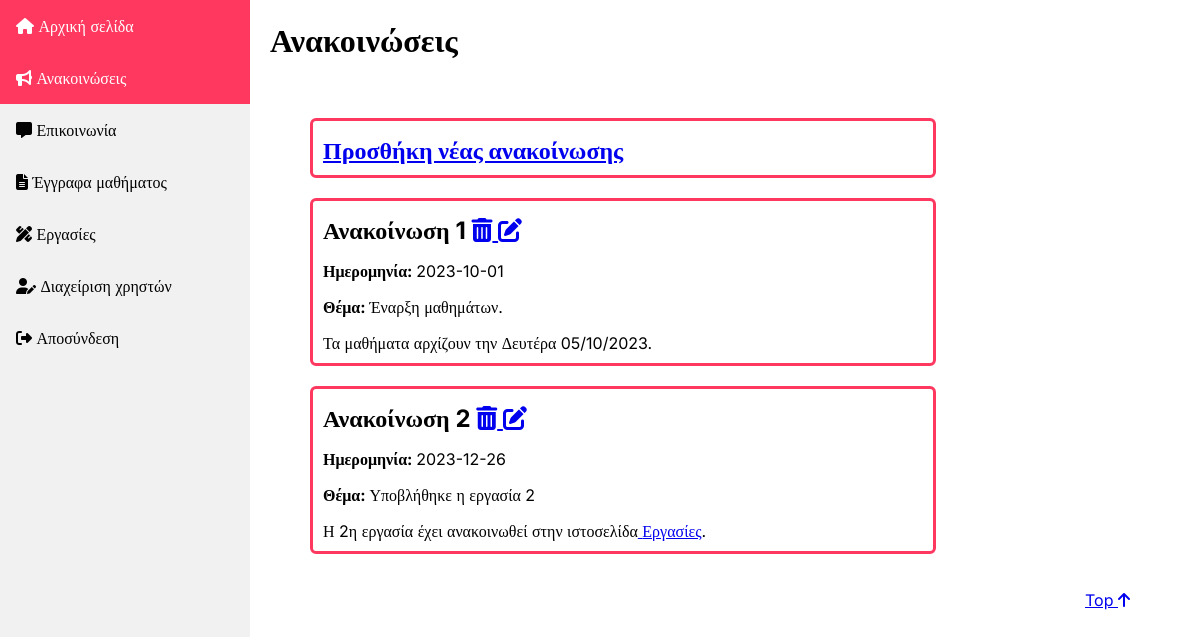
Screenshot of /public/announcement.php (signed in) with the database file from the repository.
### tables this page shows
CREATE TABLE `announcements` (
  `id` int(11) NOT NULL AUTO_INCREMENT,
  `date` date NOT NULL,
  `subject` varchar(200) NOT NULL,
  `text` mediumtext NOT NULL,
  PRIMARY KEY (`id`)
);

### public/announcement.php (the view, shortened to what this page needs)
<!DOCTYPE html>
<html lang="el">
    <head>
        <link rel="stylesheet" type="text/css" media="screen"
            href="../css/style.css"/>
        <link href="../assets/fontawesome/css/fontawesome.css" rel="stylesheet">
        <link href="../assets/fontawesome/css/brands.css" rel="stylesheet">
        <link href="../assets/fontawesome/css/solid.css" rel="stylesheet">
    <body>
        <div class="sidebar">
            <a href="./introduction.php">
                <i class="fas fa-home"></i> Αρχική σελίδα
            </a>
            <a class="active" href="#">
                <i class="fas fa-bullhorn"></i> Ανακοινώσεις
            </a>
            <a href="./communication.php">
                <i class="fas fa-comment-alt"></i> Επικοινωνία
            </a>
            <a href="./documents.php">
                <i class="fas fa-file-alt"></i> Έγγραφα μαθήματος
            </a>
            <a href="./homework.php">
                <i class="fas fa-pencil-ruler"></i> Εργασίες
            </a>
            <?php
                if($_SESSION['role'] === 'tutor'){
                    echo "
                        <a href='./users.php'>
                            <i class='fa-solid fa-user-pen'></i>
                            Διαχείριση χρηστών
                        </a>
                    ";
                }
            ?>
            <a href="../src/logout.php">
                <i class="fa-solid fa-right-from-bracket"></i> Αποσύνδεση
            </a>
        </div>
        <main>
            <?php
                $db = require "../src/connectToDataBase.php";
                $sql = "SELECT id, date, subject, text FROM announcements;";
                $result = $db->query($sql);
                echo "
                    <h1>Ανακοινώσεις</h1>
                    <ul>
                ";
                if($_SESSION['role'] === 'tutor') {
                    echo "
                        <li class='list-box'>
                            <h2>
                                <a href='./addAnnouncement.php'>
                                    Προσθήκη νέας ανακοίνωσης
                                </a>
                            </h2>
                        </li>";
                    while ($row = mysqli_fetch_row($result)) {
                        echo '
                            <li class="list-box">
                                <h2>
                                    Ανακοίνωση '.$row[0].'
                                    <a href="../src/deleteAnnouncement.php?id='.$row[0].'">
                                        <i title="Διαγραφή ανακοίνωσης"
                                            class="fa-solid fa-trash-can"></i>
                                    </a>
                                    <a href="./editAnnouncement.php?subject=
                                        '.str_replace(' ', '&nbsp;', $row[2]).'&text='.$row[3].'&id='.$row[0].'">
                                        <i class="fa-solid fa-pen-to-square" title="Επεξεργασία ανακοίνωσης"></i>
                                    </a>
                                </h2>
                                <p>
                                    <span class="bold-text">Ημερομηνία: </span>
                                    '.$row[1].'
                                </p>
                                <p class="subject">
                                    <span class="bold-text">Θέμα: </span>
                                    '.$row[2].'
                                </p>
                                <p>'.$row[3].'</p>
                            </li>';
                    }
                }
                echo "</ul>";
            ?>
            <div class="top-link">
                <a href="#top">Top
                    <i class="fa-solid fa-arrow-up"></i>
                </a>
            </div>
        </main>
    </body>
</html>

### css/style.css (style rules this page uses)
html, body { height: 100%; width:100%; margin: 0; }
body { font-family: 'Inter'; font-size: 16px; display:flex; }
.sidebar { margin: 0; width: 250px; background-color: #f1f1f1; position: fixed; height: 100%; overflow: auto; top: 0px; }
.sidebar a { display: block; color: black; padding: 16px; text-decoration: none; }
.sidebar a.active { background-color: #ff3860; color: white; }
main { align-items: left; box-sizing: border-box; display: flex; flex-direction: column; position: relative; width: calc(100% - 300px); margin-left: 250px; padding: 0px 20px; }
main h1 { padding-bottom: 20px; }
main > div { margin-bottom: 20px; }
.top-link { margin-left: auto; margin-right: 0; }
.list-box { border: solid 3px #ff3860; border-radius: 6px; margin-bottom: 20px; padding: 10px 10px; padding-bottom: 5px; width: 50vw; max-width: 600px; overflow-x: hidden; overflow-y: scroll; }
.list-box h2 { margin-top: 5px; font-weight: bold; text-align: left; }
.list-box > .subject { margin-bottom: 15px; }
.list-box > * { margin-bottom: 5px; }
ul > .list-box { list-style: none; }
.bold-text { font-weight: bold; }

### rows the page displays
announcements: id "1", date "2023-10-01", subject "Έναρξη μαθημάτων.", text "Τα μαθήματα αρχίζουν την Δευτέρα 05/10/2023."
announcements: id "2", date "2023-12-26", subject "Υποβλήθηκε η εργασία 2", text "Η 2η εργασία έχει ανακοινωθεί στην ιστοσελίδα Εργασίες ."
